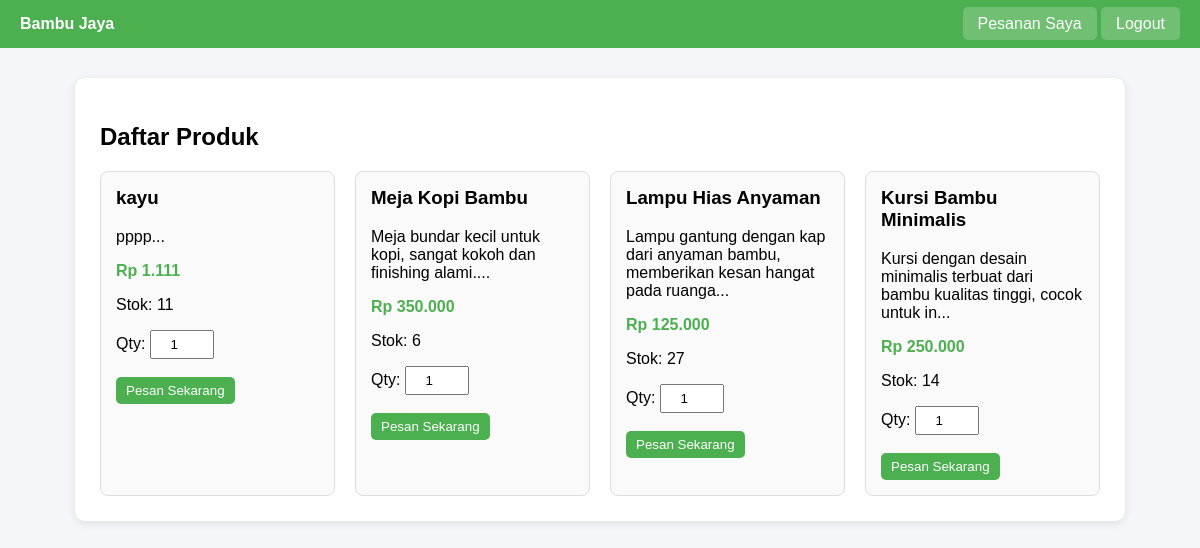
/user/dashboard.php (signed in), run on the app's committed database.
### tables this page shows
CREATE TABLE `products` (
  `id_product` int(11) NOT NULL,
  `nama_product` varchar(255) NOT NULL,
  `deskripsi` text DEFAULT NULL,
  `harga` decimal(10,2) NOT NULL,
  `stok` int(11) NOT NULL,
  `gambar` varchar(255) DEFAULT NULL
);

### user/dashboard.php (the view, shortened to what this page needs)
<?php
require_once "../config/koneksi.php";
$produk = mysqli_query($koneksi, "SELECT * FROM products WHERE stok > 0 ORDER BY id_product DESC");
?>
<!DOCTYPE html>
<html lang="id">
<head>
</head>
<body>
    <div class="navbar">
        <div><strong>Bambu Jaya</strong></div>
        <div>
            <a href="orders.php">Pesanan Saya</a>
            <a href="../logout.php">Logout</a>
        </div>
    </div>
    <div class="container">
        <h2>Daftar Produk</h2>
        <div class="produk">
            <?php while ($p = mysqli_fetch_assoc($produk)) : ?>
                <div class="card">
                    <h3><?= htmlspecialchars($p['nama_product']); ?></h3>
                    <p><?= substr($p['deskripsi'], 0, 80) . "..."; ?></p>
                    <p class="harga">Rp <?= number_format($p['harga'], 0, ',', '.'); ?></p>
                    <p>Stok: <?= $p['stok']; ?></p>
                    <form method="POST">
                        <label>Qty:</label>
                        <input type="number" name="qty" min="1" max="<?= $p['stok']; ?>" value="1" required>
                        <br><br>
                        <button type="submit" name="pesan">Pesan Sekarang</button>
                    </form>
                </div>
            <?php endwhile; ?>
        </div>
    </div>
</body>
</html>

### user/dashboard.php (style rules this page uses)
body { font-family: Arial; background: #f4f6f9; margin: 0; }
.navbar { background: #4CAF50; color: white; padding: 15px 20px; display: flex; justify-content: space-between; }
.navbar a { color: white; text-decoration: none; padding: 8px 15px; border-radius: 5px; background: rgba(255,255,255,0.2); }
.container { max-width: 1000px; margin: 30px auto; background: white; padding: 25px; border-radius: 10px; box-shadow: 0 2px 10px rgba(0,0,0,0.1); }
.produk { display: grid; grid-template-columns: repeat(auto-fit, minmax(220px, 1fr)); gap: 20px; }
.card { border: 1px solid #ddd; border-radius: 8px; padding: 15px; background: #fafafa; }
.card h3 { margin-top: 0; }
.harga { color: #4CAF50; font-weight: bold; }
input { width: 50px; padding: 5px; text-align: center; }
button { background: #4CAF50; color: white; border: none; padding: 6px 10px; border-radius: 5px; cursor: pointer; }

### data on the page
products: nama_product "kayu", deskripsi "pppp", harga "1.111", stok "11"
products: nama_product "Meja Kopi Bambu", deskripsi "Meja bundar kecil untuk kopi, sangat kokoh dan finishing alami.", harga "350.000", stok "6"
products: nama_product "Lampu Hias Anyaman", deskripsi "Lampu gantung dengan kap dari anyaman bambu, memberikan kesan hangat pada ruanga", harga "125.000", stok "27"
products: nama_product "Kursi Bambu Minimalis", deskripsi "Kursi dengan desain minimalis terbuat dari bambu kualitas tinggi, cocok untuk in", harga "250.000", stok "14"
